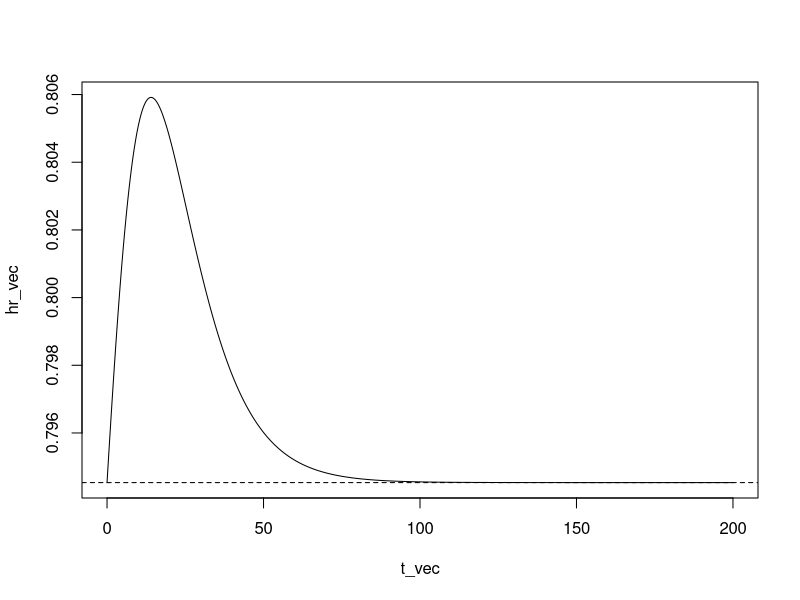

The R source for this figure:
K <- 2
pi_vec <- runif(K)
pi_vec <- pi_vec / sum(pi_vec)
lam_vec <- runif(K, min = 0, max = 0.5)
beta <- -0.23

hrt <- function(t_val, lam_vec, pi_vec, beta){
  p11 <- sum(pi_vec * exp(- lam_vec * t_val))
  p12 <- sum(pi_vec * lam_vec * exp(-lam_vec * t_val))
  p1 <-  p11 / p12 
  
  p21 <- sum(pi_vec * lam_vec * exp(beta) * exp(-lam_vec * t_val * exp(beta)))
  p22 <- sum(pi_vec * exp(-lam_vec * t_val * exp(beta)))
  p2 <- p21 / p22
  
  res <- p1 * p2
}

hr <- function(t_vec, lam_vec, pi_vec, beta){
  sapply(t_vec, hrt, 
         lam_vec = lam_vec, 
         pi_vec = pi_vec, 
         beta = beta)
}

t_vec <- seq(0, 200, by = 0.01)
hr_vec <- hr(t_vec, lam_vec, pi_vec, beta)
plot(t_vec, hr_vec, type = "l")
abline(h = exp(beta), lty = 2)

